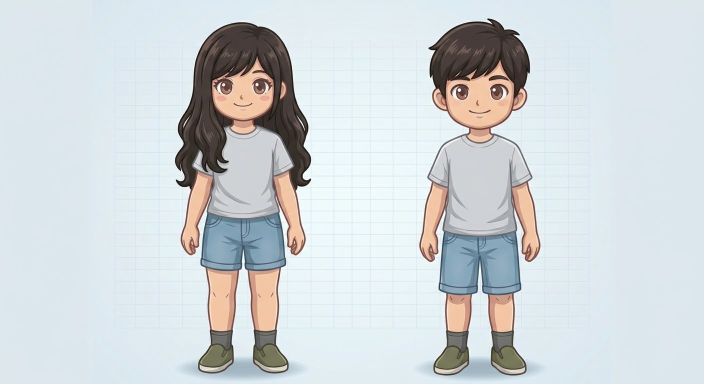
#> input picture tools/avatar-cut/src.jpg, 1408 x 768 px (shown at 1/2 size)
$ python seg2.py
#> lines starting #> are read from the running program, lines starting #| are printed output that depends on the picture; after the words box and inside, x2 and y2 are one past the last pixel; in counts of white or black regions, pixels touching at a corner belong together
import numpy as np, cv2, json
from scipy import ndimage as ndi
from scipy.spatial import ConvexHull
im = cv2.cvtColor(cv2.imread('src.jpg'), cv2.COLOR_BGR2RGB).astype(np.int32)
SKIN, SHIRT, SHORTS, SOCK, SHOE, SOLE, HAIR = 1, 2, 3, 4, 5, 6, 7
out = {}
SEED = {}
def figure(x0, x1, name, chin):
    sub = im[:, x0:x1].copy(); h, w, _ = sub.shape
    r, g, b = sub[..., 0], sub[..., 1], sub[..., 2]
    mx, mn = sub.max(2), sub.min(2); v = mx; sat = mx - mn
    cand = (v > 188) & (b >= r + 3) & (sat < 55)
    cl, n = ndi.label(cand)
    border = set(np.unique(np.concatenate([cl[0], cl[-1], cl[:, 0], cl[:, -1]]))) - {0}
    bg = np.isin(cl, list(border))
    # 足もとの影（青みがかった灰色）も背景に
    shadow = (b > r + 8) & (v > 150) & (v < 215) & (np.arange(h)[:, None] > h * 0.9)
    bg |= shadow & ~((g > b + 10))
    bg = ndi.binary_opening(bg, iterations=1) | (bg & ndi.binary_erosion(bg))
    # 小さい穴（背景の中の点）は背景、前景の外側1pxは削る
    fg = ~bg
    fg = ndi.binary_opening(fg, iterations=1)
    lab_comp, n2 = ndi.label(fg); sizes = ndi.sum(fg, lab_comp, range(1, n2 + 1)); fg = lab_comp == (np.argmax(sizes) + 1)
    fg = ndi.binary_fill_holes(fg)
    ys = np.arange(h)[:, None].repeat(w, 1)
    lab = np.zeros((h, w), np.int32)
    lab[fg & (r > 200) & (r - b > 40) & (g > 140)] = SKIN
    lab[fg & (sat < 22) & (v > 160)] = SHIRT
    lab[fg & (b > r + 25) & (v > 90)] = SHORTS
    lab[fg & (sat < 22) & (v > 85) & (v <= 160)] = SOCK
    lab[fg & (g > b + 15) & (np.abs(r - g) < 30) & (v > 70) & (v < 170)] = SHOE
    dark = fg & (v < 95)
    k = cv2.getStructuringElement(cv2.MORPH_ELLIPSE, (7, 7))
    core = cv2.morphologyEx(dark.astype(np.uint8), cv2.MORPH_OPEN, k) > 0
    cl2, n = ndi.label(core); sizes = ndi.sum(core, cl2, range(1, n + 1))
    hair = np.isin(cl2, [i + 1 for i, s in enumerate(sizes) if s > 1200])
    lab[hair] = HAIR
    feet = ys > h * 0.86
    lab[(lab == SHIRT) & feet] = SOLE
    lab[(lab == SOCK) & (ys < h * 0.8)] = 0
    lab[(lab == SHOE) & (ys < h * 0.8)] = 0
    lab[(lab == SHIRT) & (ys < chin)] = 0
    SEED[name] = lab.copy()
    known = lab > 0
    idx = ndi.distance_transform_edt(~known, return_distances=False, return_indices=True)
    full = lab[idx[0], idx[1]]; full[~fg] = 0
    # 頭（あごより上）で髪以外は顔
    FACE = 8
    full[(ys < chin) & fg & (full != HAIR)] = FACE
    return sub, full, fg, ys
def bbox(m):
    yy, xx = np.nonzero(m); return xx.min(), yy.min(), xx.max(), yy.max()
res = {}
for name, x0, x1, chin in [('girl', 330, 650, 243), ('boy', 810, 1110, 252)]:
    sub, full, fg, ys = figure(x0, x1, name, chin)
    face = full == 8
    fx0, fy0, fx1, fy1 = bbox(face & (sub[..., 0] > 200))
    gx0, gy0, gx1, gy1 = bbox(fg)
    res[name] = dict(sub=sub, full=full, fg=fg, face=(fx0, fy0, fx1, fy1), fig=(gx0, gy0, gx1, gy1), chin=chin)
    print(name, 'face', (fx0, fy0, fx1, fy1), 'w', fx1 - fx0, 'fig', (gx0, gy0, gx1, gy1), 'h', gy1 - gy0)
    pal = np.array([[255, 255, 255], [240, 190, 160], [160, 160, 170], [60, 100, 200], [90, 90, 90], [110, 130, 40], [250, 240, 200], [200, 40, 40], [250, 160, 200]])
    vis = pal[full].astype(np.uint8); vis[~fg] = 255
    cv2.imwrite(name + '_vis.png', cv2.cvtColor(np.concatenate([sub.astype(np.uint8), vis], 1), cv2.COLOR_RGB2BGR))
#> this loop made 2 passes
#> (n2 in figure, fx0, fy0, fx1, fy1, gx0) on passes 1 to 2: (1, 28, 121, 285, 242, 19), (1, 53, 123, 245, 251, 27)
#| girl face (28, 121, 285, 242) w 257 fig (19, 44, 292, 747) h 703
#| boy face (53, 123, 245, 251) w 192 fig (27, 37, 271, 750) h 713
#> pass 1, in figure, `sub = im[:, x0:x1].copy()`:
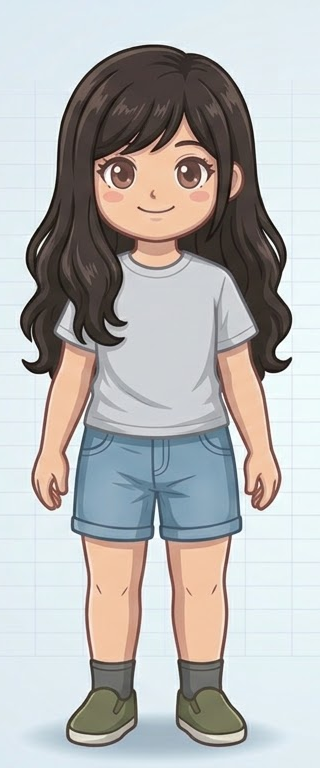
#> sub: shape (768, 320, 3) int32; mean R, G, B 182.1, 181.7, 180.7
#> pass 1, in figure, `r, g, b = sub[..., 0], sub[..., 1], sub[..., 2]`:
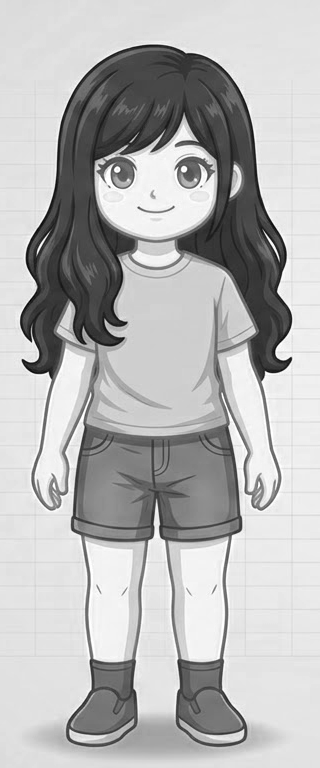
#> r: shape (768, 320) int32; min 0, max 255, mean 182.1
#> pass 1, in figure, `r, g, b = sub[..., 0], sub[..., 1], sub[..., 2]`:
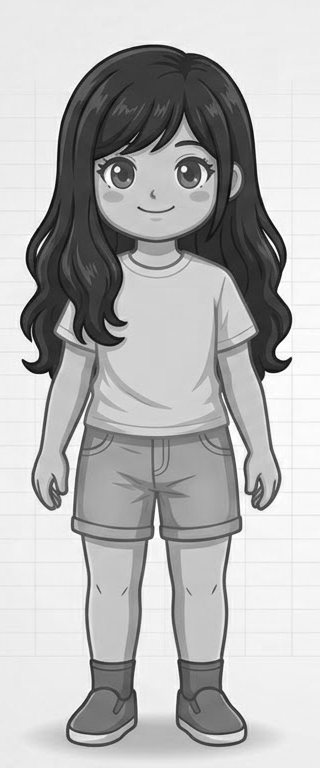
#> g: shape (768, 320) int32; min 0, max 255, mean 181.7
#> pass 1, in figure, `r, g, b = sub[..., 0], sub[..., 1], sub[..., 2]`:
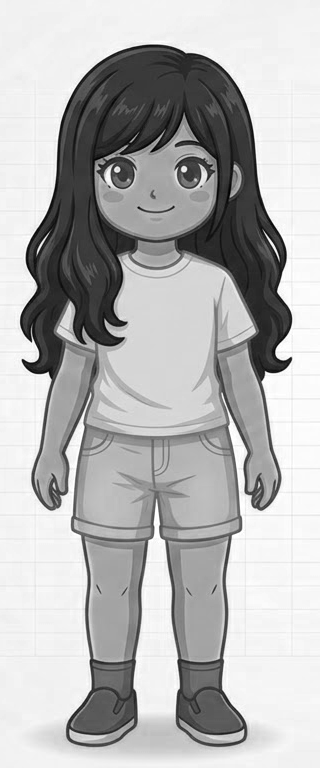
#> b: shape (768, 320) int32; min 0, max 255, mean 180.7
#> after the loop:
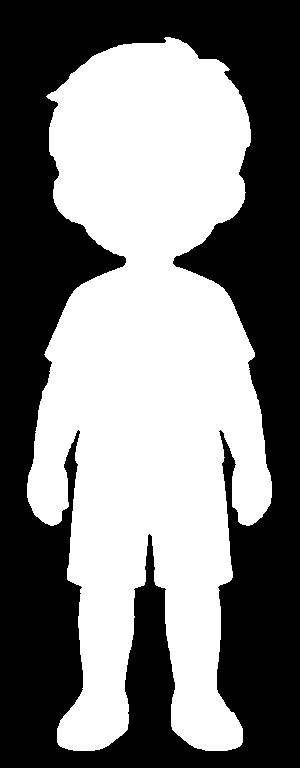
#> fg: shape (768, 300) bool; 49.5% white; 1 white region, box (x1, y1, x2, y2) and area: (27, 37, 272, 751) 113993
#> after the loop:
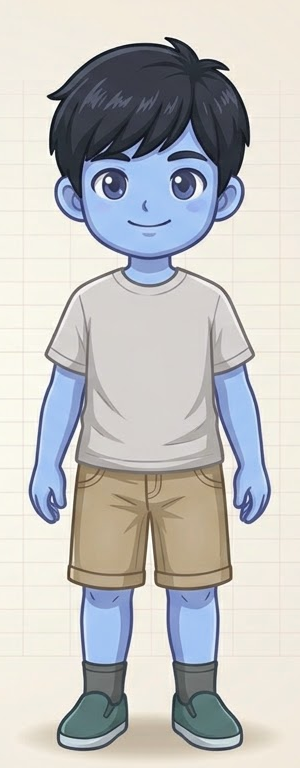
#> sub: shape (768, 300, 3) int32; mean of channels 0, 1, 2 192.4, 193.5, 193.7; drawn as B, G, R
#> after the loop:
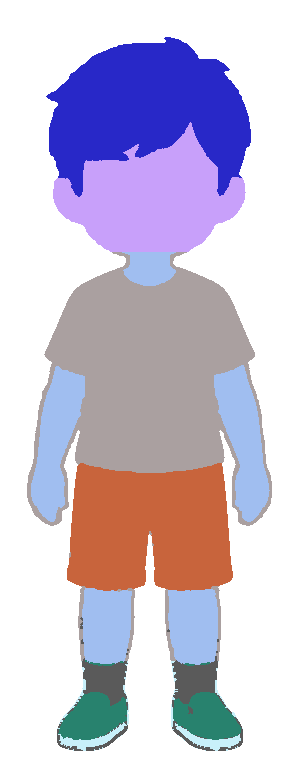
#> vis: shape (768, 300, 3); mean of channels 0, 1, 2 213.9, 193.9, 201.5; drawn as B, G, R
#> after the loop, res = 2 items
np.save('res.npy', {k: {kk: vv for kk, vv in v.items()} for k, v in res.items()}, allow_pickle=True)
